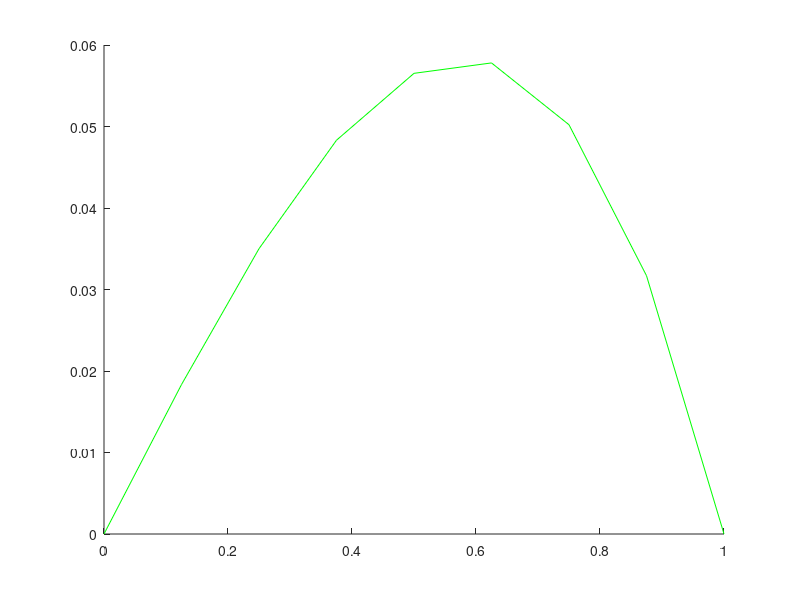
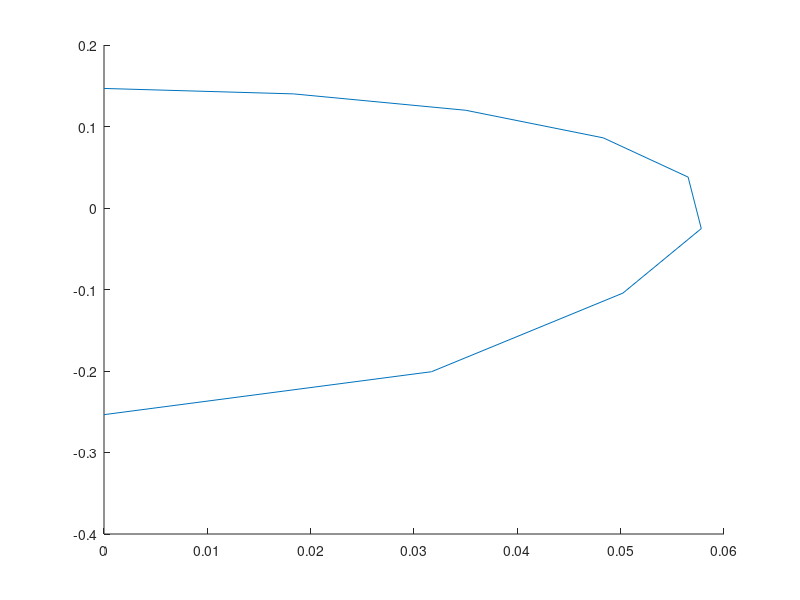

Reproduce these figures in MATLAB, in order.
function edovc
  clc
  clear
  L = 1;
  n = 9 ;
  PI= 7;
  h =((L)/(n-1));
  x =0:h:L;
  u(PI,1)= zeros;
  C=zeros(PI);
  C(1,1)=-2;
  C(1,2)=1;
  C(1,3)=0;
  C(PI,PI-2)=0;
  C(PI,PI-1)=1;
  C(PI,PI)=-2;
  for i=2:(PI-1)
    C(i,i-1)=1;
    C(i,i)=-2;
    C(i,i+1)=1;
  end
  I=zeros(PI);
  for k=1:PI;
    I(k,k)=1;
    
  end 
  for i=1:PI;
    xi(i,1)=x(i+1);
  endfor

  A=(((-1/(h^2))*C)+I);
  u=inv(A)*xi;
  us(n,1)=zeros;
  for i=2:n-1;
    us(i)=u(i-1);
  endfor
  disp('el vector solucion es')
  disp(us)
figure(1)
  hold on
plot(x,us,'g');
%derivada de u
du(1)=(1/h)*(us(2,1)-us(1,1))
du(n)=(1/h)*(us(n,1)-us(n-1,1))
for i=2:(n-1);
  du(i)=(1/(2*h))*(us(i+1,1)-us(i-1,1));
end 
disp ('la derivada de u es: ')
disp(du)
figure(2)
 hold on
plot(us,du)
%integral por trapecio compuesto
Ip=(h/2)* ((us(1))+(us(n)));
for i=2:(n-1);
  Iint=(h*(us(i)));
end 
It=Ip+Iint;
disp('la integral es')
disp (It)
endfunction